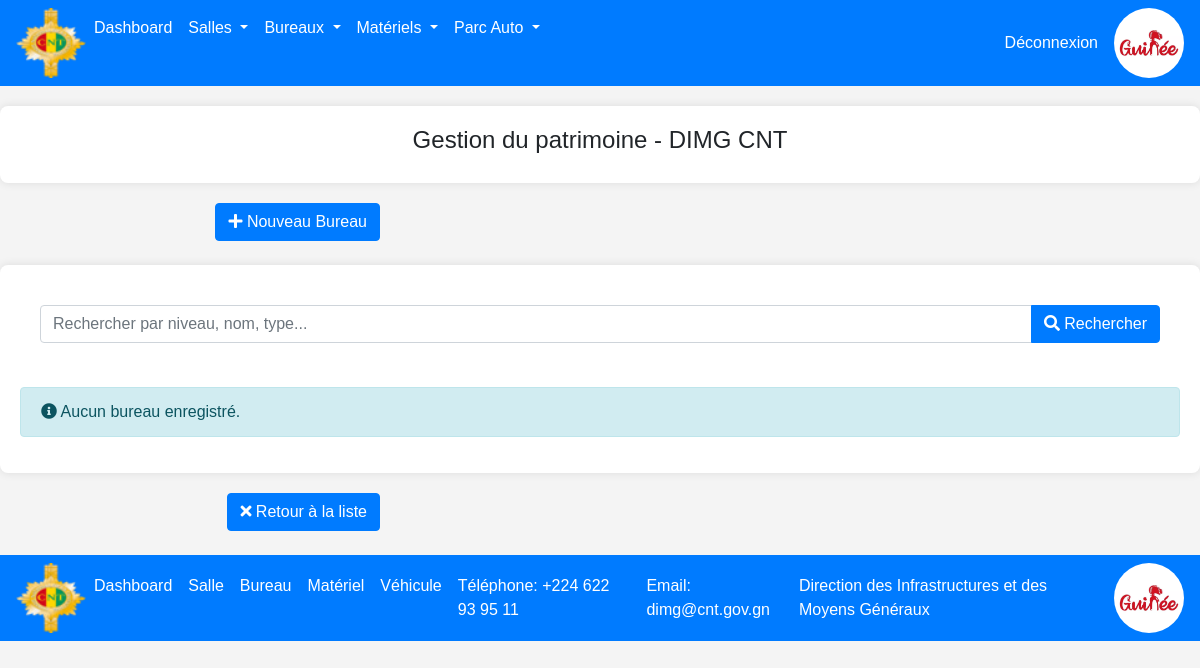
The page /bureaux/ on the database as committed earlier.
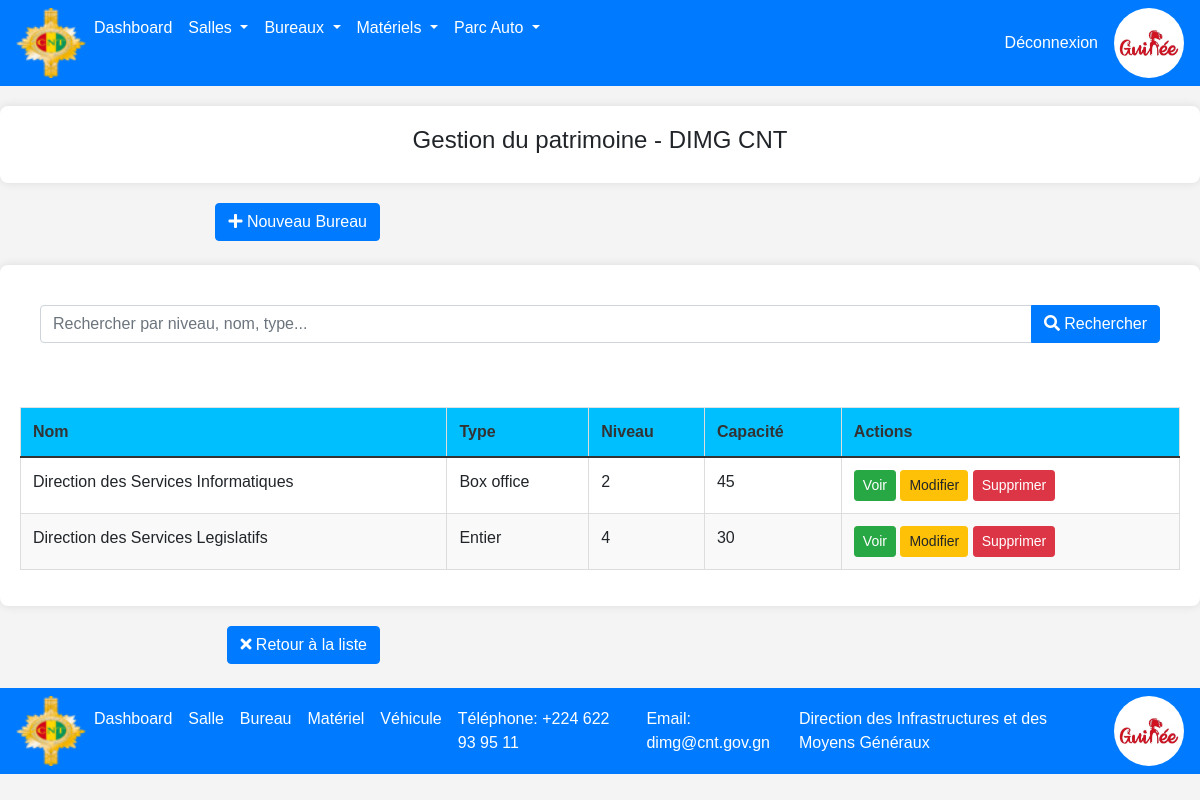
The same page on the database as committed later.
### patrimoine/models.py (models this page shows, shortened)
class Bureau(models.Model):
    TYPE_BUREAU_CHOICES = [
        ('box', 'Box office'),
        ('cloisonne', 'Cloisonné'),
        ('open', 'Open Office'),
        ('entier', 'Entier'),
    ]
    type_bureau = models.CharField(
        "Type de bureau",
        max_length=100,
        choices=TYPE_BUREAU_CHOICES
    )
    nom = models.CharField(
        "Nom",
        max_length=100,
        blank=True,  # Utiliser blank=True au lieu de null=True pour CharField
        default=""
    )
    niveau = models.CharField(
        "Niveau",
        max_length=100,
        blank=True,
        default="",
        help_text="Étage ou niveau du bureau"
    )
    surface = models.FloatField(
        "Surface (m²)",
        null=True,
        blank=True,
        validators=[MinValueValidator(0.01)],
        help_text="Surface en mètres carrés"
    )
    capacite = models.IntegerField(
        "Capacité (personnes)",
        null=True,
        blank=True,
        validators=[MinValueValidator(1)],
        help_text="Nombre de personnes pouvant occuper le bureau"
    )
    date_creation = models.DateTimeField(
        "Date de création",
        auto_now_add=True
    )
    date_modification = models.DateTimeField(
        "Date de modification",
        auto_now=True
    )
    class Meta:
        verbose_name = "Bureau"
        verbose_name_plural = "Bureaux"
        ordering = ['nom']

### patrimoine/views.py (the view)
# urls.py: path('bureaux/', views.bureau_list, name='bureau_list'),
def bureau_list(request):
    bureaux = Bureau.objects.all()
    """Liste des salles avec recherche"""
    search_query = request.GET.get('search', '')
    if search_query:
        bureaux = bureaux.filter(
            Q(nom__icontains=search_query) |
            Q(type_bureau__icontains=search_query) |
            Q(niveau__icontains=search_query)
        )
    bureaux = bureaux.order_by('nom')
    return render(request, 'bureaux/bureau_list.html', {'bureaux': bureaux})

### templates/bureaux/bureau_list.html (shortened to what this page needs)
{% extends 'main.html' %}
{% load static %}
{% block content %}
<div class="container">
    <div class="row">
        <div class="box">
            <h4 class="text text-center">Gestion du patrimoine - DIMG CNT</h4>
        </div>
    </div>
</div>
<div class="row mb-4">
  <div class="col-md-4 text-end">
    <a href="{% url 'bureau_create' %}" class="btn btn-primary">
      <i class="fas fa-plus"></i> Nouveau Bureau
    </a>
  </div>
</div>
<div class="container">
    <div class="row">
		<div class="col-md-12">
			<div class="card-body">
                <form method="get" class="mb-4">
                    <div class="input-group">
                        <input type="text" name="search" class="form-control"
                               placeholder="Rechercher par niveau, nom, type..."
                               value="{{ search_query }}">
                        <button class="btn btn-primary" type="submit">
                              <i class="fas fa-search"></i> Rechercher
                        </button>
                    </div>
                </form>
            </div>
            {% if bureaux %}
            <div class="table-container">
                <table class="table align-items-center table-flush">
                    <thead class="thead-warning">
                    <tr bgcolor="#00bfff">
                        <th scope="col" class="sort " data-sort="nom">Nom</th>
                        <th scope="col" class="sort " data-sort="tipe">Type</th>
                        <th scope="col" class="sort " data-sort="nivea">Niveau</th>
                        <th scope="col" class="sort " data-sort="capa">Capacité</th>
                        <th scope="col" class="sort " data-sort="act">Actions</th>
                    </tr>
                    </thead>
                    <tbody>
                    {% for bureau in bureaux %}
                    <tr>
                        <td>{{ bureau.nom }}</td>
                        <td>{{ bureau.get_type_bureau_display }}</td>
                        <td>{{ bureau.niveau }}</td>
                        <td>{{ bureau.capacite }}</td>
                        <td>
                            <a href="{% url 'bureau_detail' bureau.pk %}" class="btn btn-success btn-sm">Voir</a>
                            <a href="{% url 'bureau_update' bureau.pk %}" class="btn btn-warning btn-sm">Modifier</a>
                            <a href="{% url 'bureau_delete' bureau.pk %}" class="btn btn-danger btn-sm">Supprimer</a>
                        </td>
                    </tr>
                    {% endfor %}
                    </tbody>
                </table>
            </div>
            {% else %}
            <div class="alert alert-info">
                <i class="fas fa-info-circle"></i>
                {% if search_query %}
                Aucun bureau trouvé pour "{{ search_query }}".
                {% else %}
                Aucun bureau enregistré.
                {% endif %}
            </div>
            {% endif %}
        </div>
    </div>
</div>
<div class="row mb-4">
  <div class="col-md-4 text-end">
    <a class="btn btn-primary" href="{% url 'bureau_list' %}">
      <i class="fas fa-times"></i> Retour à la liste
    </a>
  </div>
</div>
{% endblock %}

Rows that differ between the two databases and show on the page:
added Bureau: nom "Direction des Services Informatiques", type_bureau "Box office", niveau "2", capacite "45"
added Bureau: nom "Direction des Services Legislatifs", type_bureau "Entier", niveau "4", capacite "30"
Other text that changed with them:
text no longer shown: "Aucun bureau enregistré."
text now shown: "Nom Type Niveau Capacité Actions"
